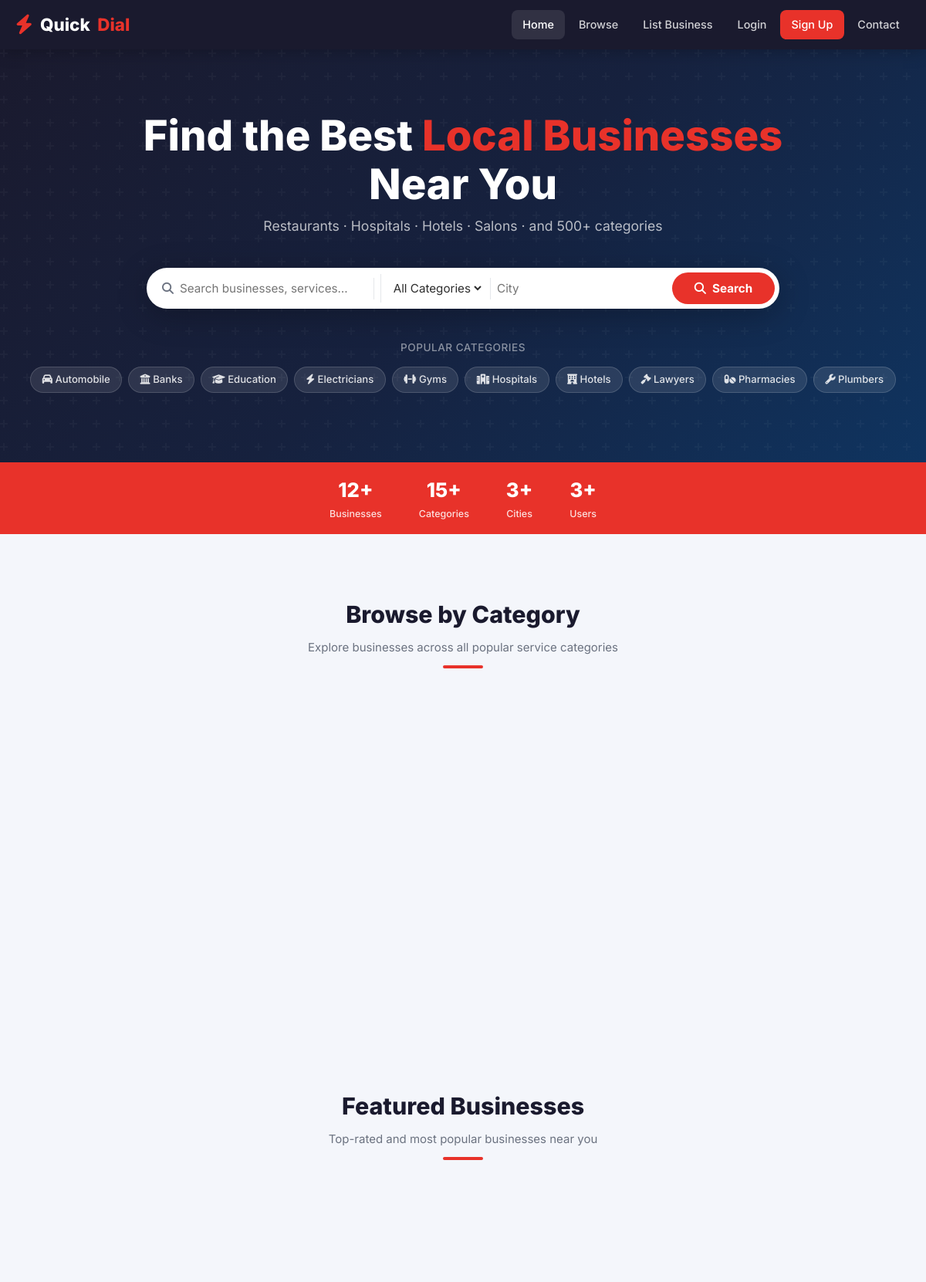
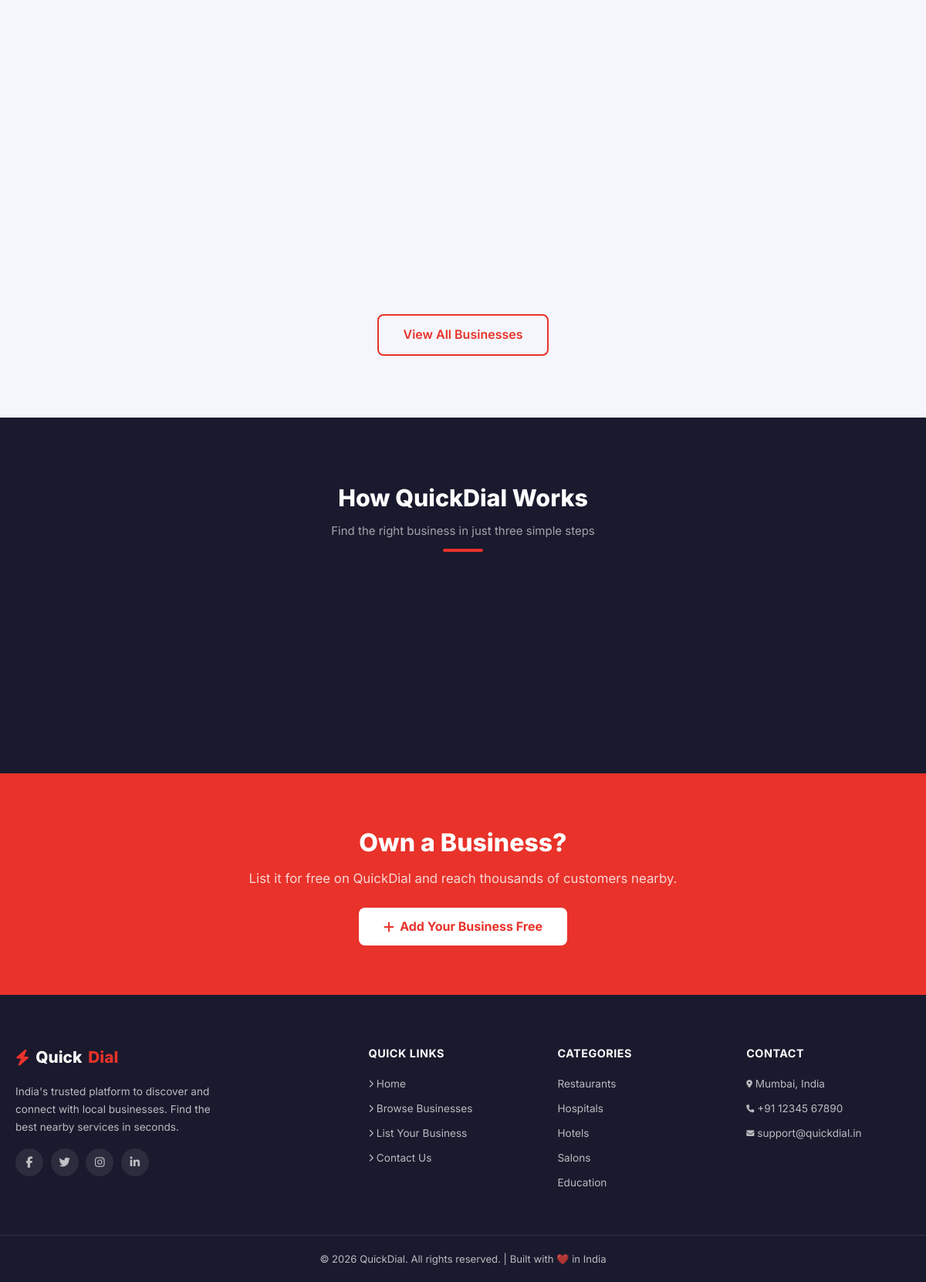
The page / on the database its author committed (2 pictures, top to bottom).
### tables this page shows
CREATE TABLE IF NOT EXISTS categories (
    id INT AUTO_INCREMENT PRIMARY KEY,
    name VARCHAR(100) NOT NULL UNIQUE,
    icon VARCHAR(50) DEFAULT 'fa-store',
    created_at TIMESTAMP DEFAULT CURRENT_TIMESTAMP
);

### index.php (the view, shortened to what this page needs)
<?php
require_once 'config/db_connect.php';
require_once 'includes/header.php';
$cats = $pdo->query("SELECT * FROM categories ORDER BY name")->fetchAll();
$featuredStmt = $pdo->query("
    SELECT b.id, b.name, b.phone, b.address, b.city, b.featured,
           c.name AS category_name, c.icon AS category_icon,
           COALESCE(ROUND(AVG(r.rating),1),0) AS avg_rating,
           COUNT(r.id) AS review_count
    FROM businesses b
    LEFT JOIN categories c ON b.category_id = c.id
    LEFT JOIN reviews r ON b.id = r.business_id
    WHERE b.status = 'approved' AND b.featured = 1
    GROUP BY b.id
    LIMIT 6
");
$featured = $featuredStmt->fetchAll();
$totalBiz   = $pdo->query("SELECT COUNT(*) FROM businesses WHERE status='approved'")->fetchColumn();
$totalCats  = $pdo->query("SELECT COUNT(*) FROM categories")->fetchColumn();
$totalUsers = $pdo->query("SELECT COUNT(*) FROM users")->fetchColumn();
$totalCities = $pdo->query("SELECT COUNT(DISTINCT city) FROM businesses WHERE status='approved'")->fetchColumn();
?>
<section class="hero">
  <div class="container hero-content">
    <h1>Find the Best <span>Local Businesses</span><br>Near You</h1>
    <p>Restaurants · Hospitals · Hotels · Salons · and 500+ categories</p>
    <form class="search-box" action="search.php" method="GET" id="heroSearch">
      <i class="fa-solid fa-magnifying-glass" style="color:var(--text-muted);flex-shrink:0"></i>
      <input type="text" name="q" id="searchQ" placeholder="Search businesses, services…" autocomplete="off">
      <select name="category" id="searchCat">
        <option value="">All Categories</option>
      </select>
      <input type="text" name="city" id="searchCity" placeholder="City" style="flex:.8">
      <button type="submit"><i class="fa-solid fa-magnifying-glass"></i> Search</button>
    </form>
    <div class="popular-cats">
      <p>Popular Categories</p>
      <div class="cat-pills">
        <?php foreach (array_slice($cats, 0, 10) as $cat): ?>
          <span class="cat-pill" data-cat="<?= htmlspecialchars($cat['name']) ?>">
            <i class="fa-solid <?= htmlspecialchars($cat['icon']) ?>"></i>
            <?= htmlspecialchars($cat['name']) ?>
          </span>
        <?php endforeach; ?>
      </div>
    </div>
  </div>
</section>
<div class="stats-bar">
  <div class="container">
    <div class="stat-item"><div class="num"><?= number_format($totalBiz) ?>+</div><div class="lbl">Businesses</div></div>
    <div class="stat-item"><div class="num"><?= $totalCats ?>+</div><div class="lbl">Categories</div></div>
    <div class="stat-item"><div class="num"><?= $totalCities ?>+</div><div class="lbl">Cities</div></div>
    <div class="stat-item"><div class="num"><?= number_format($totalUsers) ?>+</div><div class="lbl">Users</div></div>
  </div>
</div>
<section class="categories-section">
  <div class="container">
    <div class="section-header">
      <h2>Browse by Category</h2>
      <p>Explore businesses across all popular service categories</p>
      <div class="underline"></div>
    </div>
    <div class="cat-grid">
    </div>
  </div>
</section>
<?php if (!empty($featured)): ?>
<section class="featured-section">
  <div class="container">
    <div class="section-header">
      <h2>Featured Businesses</h2>
      <p>Top-rated and most popular businesses near you</p>
      <div class="underline"></div>
    </div>
    <div class="business-grid">
    </div>
    <div class="text-center mt-3">
      <a href="search.php" class="btn btn-outline btn-lg">View All Businesses</a>
    </div>
  </div>
</section>
<?php endif; ?>
<section class="how-section">
  <div class="container">
    <div class="section-header">
      <h2>How QuickDial Works</h2>
      <p>Find the right business in just three simple steps</p>
      <div class="underline"></div>
    </div>
    <div class="steps-grid">
    </div>
  </div>
</section>
<section style="background:var(--primary);padding:4rem 0;text-align:center">
  <div class="container">
    <h2 style="color:#fff;font-size:2rem;font-weight:800;margin-bottom:.5rem">Own a Business?</h2>
    <p style="color:rgba(255,255,255,.8);margin-bottom:1.5rem;font-size:1.05rem">List it for free on QuickDial and reach thousands of customers nearby.</p>
    <a href="add_business.php" class="btn btn-lg" style="background:#fff;color:var(--primary);font-weight:700">
      <i class="fa-solid fa-plus"></i> Add Your Business Free
    </a>
  </div>
</section>
<?php require_once 'includes/footer.php'; ?>

### css/style.css (style rules this page uses)
:root { --primary: #e8322a; --primary-dark: #c0211a; --primary-light:#fff0ef; --accent: #ff6b35; --dark: #1a1a2e; --dark-mid: #16213e; --card-bg: #ffffff; --bg: #f4f6fb; --text: #2d2d2d; --text-muted: #6b7280; --border: #e5e7eb; --success: #10b981; --warning: #f59e0b; --danger: #ef4444; --radius: 12px; --radius-sm: 8px; --shadow: 0 4px 24px rgba(0,0,0,.08); --shadow-lg: 0 8px 40px rgba(0,0,0,.13); --transition: .25s ease; }
*, *::before, *::after { box-sizing: border-box; margin: 0; padding: 0; }
html { scroll-behavior: smooth; }
body { font-family: 'Inter', sans-serif; background: var(--bg); color: var(--text); line-height: 1.6; font-size: 15px; }
a { text-decoration: none; color: inherit; }
input, textarea, select, button { font-family: inherit; }
.container { max-width: 1200px; margin: 0 auto; padding: 0 20px; }
.text-center { text-align: center; }
.mt-3 { margin-top: 1.5rem; }
.btn { display: inline-flex; align-items: center; gap: .45rem; padding: .55rem 1.3rem; border-radius: var(--radius-sm); border: none; cursor: pointer; font-size: .9rem; font-weight: 600; transition: all var(--transition); }
.btn-outline { background: transparent; border: 2px solid var(--primary); color: var(--primary); }
.btn-lg { padding: .75rem 2rem; font-size: 1rem; }
.hero { background: linear-gradient(135deg, var(--dark) 0%, var(--dark-mid) 50%, #0f3460 100%); padding: 80px 0 90px; text-align: center; position: relative; overflow: hidden; }
.hero::before { content: ''; position: absolute; inset: 0; }
.hero-content { position: relative; z-index: 1; }
.hero h1 { font-size: clamp(2rem, 5vw, 3.4rem); font-weight: 800; color: #fff; line-height: 1.15; margin-bottom: .6rem; }
.hero h1 span { color: var(--primary); }
.hero p { font-size: 1.1rem; color: rgba(255,255,255,.7); margin-bottom: 2.5rem; }
.search-box { background: #fff; border-radius: 50px; display: flex; align-items: center; max-width: 820px; margin: 0 auto; overflow: hidden; box-shadow: 0 8px 40px rgba(0,0,0,.25); padding: 6px 6px 6px 20px; gap: 8px; }
.search-box input, .search-box select { border: none; outline: none; font-size: .95rem; color: var(--text); background: transparent; padding: .5rem 0; }
.search-box input { flex: 2; }
.search-box select { flex: 1; border-left: 1px solid var(--border); padding-left: 12px; cursor: pointer; }
.search-box button { background: var(--primary); color: #fff; border: none; padding: .7rem 1.8rem; border-radius: 40px; font-size: .95rem; font-weight: 700; cursor: pointer; display: flex; align-items: center; gap: .5rem; transition: all var(--transition); white-space: nowrap; }
.popular-cats { margin-top: 2.5rem; position: relative; z-index: 1; }
.popular-cats p { color: rgba(255,255,255,.5); font-size: .85rem; margin-bottom: .8rem; font-weight: 500; letter-spacing: .5px; text-transform: uppercase; }
.cat-pills { display: flex; flex-wrap: wrap; gap: .5rem; justify-content: center; }
.cat-pill { background: rgba(255,255,255,.1); border: 1px solid rgba(255,255,255,.15); color: rgba(255,255,255,.85); padding: .35rem .9rem; border-radius: 999px; font-size: .82rem; font-weight: 500; cursor: pointer; transition: all var(--transition); }
.stats-bar { background: var(--primary); padding: 1rem 0; }
.stats-bar .container { display: flex; justify-content: center; gap: 3rem; flex-wrap: wrap; }
.stat-item { text-align: center; color: #fff; }
.stat-item .num { font-size: 1.6rem; font-weight: 800; }
.stat-item .lbl { font-size: .78rem; opacity: .85; font-weight: 500; }
.section-header { text-align: center; margin-bottom: 2.5rem; }
.section-header h2 { font-size: 1.9rem; font-weight: 800; color: var(--dark); }
.section-header p { color: var(--text-muted); margin-top: .4rem; }
.section-header .underline { width: 52px; height: 4px; background: var(--primary); border-radius: 2px; margin: .7rem auto 0; }
.categories-section { padding: 5rem 0; }
.cat-grid { display: grid; grid-template-columns: repeat(auto-fill, minmax(160px, 1fr)); gap: 1.2rem; }
.featured-section { padding: 0 0 5rem; }
.business-grid { display: grid; grid-template-columns: repeat(auto-fill, minmax(320px, 1fr)); gap: 1.5rem; }
.how-section { background: var(--dark); padding: 5rem 0; }
.how-section .section-header h2 { color: #fff; }
.how-section .section-header p { color: rgba(255,255,255,.6); }
.steps-grid { display: grid; grid-template-columns: repeat(auto-fit, minmax(200px, 1fr)); gap: 2rem; }

### rows shown on the page
categories: name "Automobile"
categories: name "Banks"
categories: name "Education"
categories: name "Electricians"
categories: name "Gyms"
categories: name "Hospitals"
categories: name "Hotels"
categories: name "Lawyers"
categories: name "Pharmacies"
categories: name "Plumbers"

### other values the page prints
$totalBiz "12"
$totalCats "15"
$totalCities "3"
$totalUsers "3"
